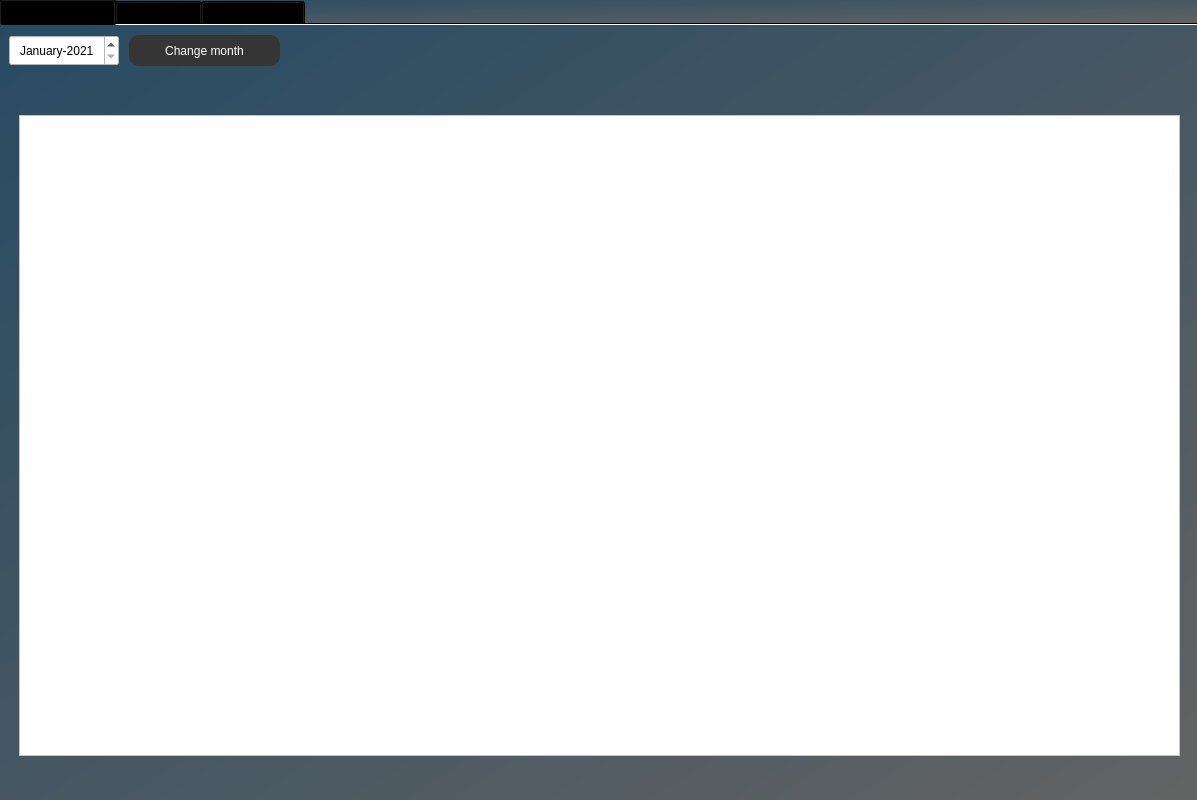
<?xml version="1.0" encoding="UTF-8"?>
<ui version="4.0">
 <class>Dialog</class>
 <widget class="QDialog" name="Dialog">
  <property name="geometry">
   <rect>
    <x>0</x>
    <y>0</y>
    <width>1197</width>
    <height>800</height>
   </rect>
  </property>
  <property name="windowTitle">
   <string>Dialog</string>
  </property>
  <widget class="QTabWidget" name="tabWidget">
   <property name="geometry">
    <rect>
     <x>-1</x>
     <y>-1</y>
     <width>1201</width>
     <height>801</height>
    </rect>
   </property>
   <property name="styleSheet">
    <string notr="true">background-color: qlineargradient(spread:pad, x1:0, y1:0, x2:1, y2:1, stop:0 rgba(40, 75, 99), stop:1 rgba(99, 99, 99));</string>
   </property>
   <property name="tabPosition">
    <enum>QTabWidget::North</enum>
   </property>
   <property name="tabShape">
    <enum>QTabWidget::Rounded</enum>
   </property>
   <property name="currentIndex">
    <number>0</number>
   </property>
   <property name="documentMode">
    <bool>true</bool>
   </property>
   <property name="tabsClosable">
    <bool>false</bool>
   </property>
   <property name="movable">
    <bool>false</bool>
   </property>
   <property name="tabBarAutoHide">
    <bool>false</bool>
   </property>
   <widget class="QWidget" name="assignment_tab">
    <attribute name="title">
     <string>Assignment table</string>
    </attribute>
    <widget class="QDateEdit" name="dateEdit">
     <property name="geometry">
      <rect>
       <x>10</x>
       <y>10</y>
       <width>110</width>
       <height>31</height>
      </rect>
     </property>
     <property name="styleSheet">
      <string notr="true">background-color: rgb(255, 255, 255);</string>
     </property>
     <property name="wrapping">
      <bool>false</bool>
     </property>
     <property name="alignment">
      <set>Qt::AlignCenter</set>
     </property>
     <property name="buttonSymbols">
      <enum>QAbstractSpinBox::UpDownArrows</enum>
     </property>
     <property name="accelerated">
      <bool>false</bool>
     </property>
     <property name="showGroupSeparator" stdset="0">
      <bool>false</bool>
     </property>
     <property name="dateTime">
      <datetime>
       <hour>0</hour>
       <minute>0</minute>
       <second>0</second>
       <year>2021</year>
       <month>1</month>
       <day>1</day>
      </datetime>
     </property>
     <property name="displayFormat">
      <string>MMMM-yyyy</string>
     </property>
     <property name="calendarPopup">
      <bool>false</bool>
     </property>
    </widget>
    <widget class="QPushButton" name="month_btn">
     <property name="geometry">
      <rect>
       <x>130</x>
       <y>10</y>
       <width>151</width>
       <height>31</height>
      </rect>
     </property>
     <property name="styleSheet">
      <string notr="true">background-color: rgb(53, 53, 53);
selection-color: rgb(255, 255, 255);
border-radius:10px;
color: rgb(255, 255, 255);
font: 75 15pt &quot;MS Sans Serif&quot;;


</string>
     </property>
     <property name="text">
      <string>Change month</string>
     </property>
    </widget>
    <widget class="QTableWidget" name="assign_table">
     <property name="geometry">
      <rect>
       <x>20</x>
       <y>90</y>
       <width>1161</width>
       <height>641</height>
      </rect>
     </property>
     <property name="styleSheet">
      <string notr="true">background-color: rgb(255, 255, 255);</string>
     </property>
     <property name="frameShadow">
      <enum>QFrame::Sunken</enum>
     </property>
     <property name="alternatingRowColors">
      <bool>true</bool>
     </property>
     <attribute name="horizontalHeaderCascadingSectionResizes">
      <bool>false</bool>
     </attribute>
    </widget>
   </widget>
   <widget class="QWidget" name="tab_2">
    <attribute name="title">
     <string>Quota table</string>
    </attribute>
   </widget>
   <widget class="QWidget" name="tab">
    <attribute name="title">
     <string>Requests table</string>
    </attribute>
   </widget>
  </widget>
 </widget>
 <resources/>
 <connections/>
</ui>
